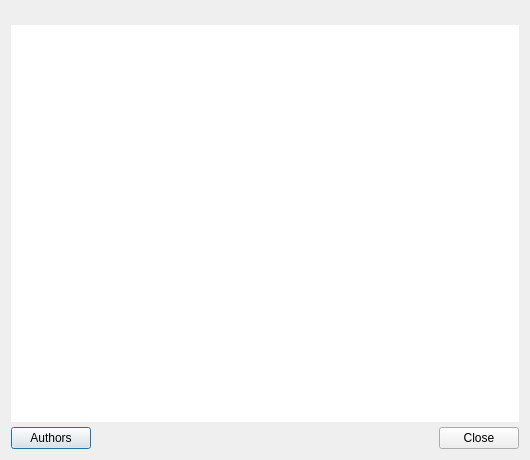
<?xml version="1.0" encoding="UTF-8"?>
<ui version="4.0">
 <class>AboutDialog</class>
 <widget class="QDialog" name="AboutDialog">
  <property name="geometry">
   <rect>
    <x>0</x>
    <y>0</y>
    <width>530</width>
    <height>460</height>
   </rect>
  </property>
  <property name="windowTitle">
   <string>About QupZilla</string>
  </property>
  <layout class="QVBoxLayout" name="verticalLayout">
   <property name="spacing">
    <number>0</number>
   </property>
   <item>
    <widget class="QLabel" name="label">
     <property name="alignment">
      <set>Qt::AlignCenter</set>
     </property>
    </widget>
   </item>
   <item>
    <widget class="QTextBrowser" name="textBrowser">
     <property name="frameShape">
      <enum>QFrame::NoFrame</enum>
     </property>
     <property name="frameShadow">
      <enum>QFrame::Plain</enum>
     </property>
     <property name="horizontalScrollBarPolicy">
      <enum>Qt::ScrollBarAlwaysOff</enum>
     </property>
     <property name="openExternalLinks">
      <bool>true</bool>
     </property>
     <property name="openLinks">
      <bool>true</bool>
     </property>
    </widget>
   </item>
   <item>
    <layout class="QHBoxLayout" name="horizontalLayout">
     <property name="topMargin">
      <number>5</number>
     </property>
     <item>
      <widget class="QPushButton" name="authorsButton">
       <property name="sizePolicy">
        <sizepolicy hsizetype="Minimum" vsizetype="Minimum">
         <horstretch>0</horstretch>
         <verstretch>0</verstretch>
        </sizepolicy>
       </property>
       <property name="text">
        <string>Authors</string>
       </property>
      </widget>
     </item>
     <item>
      <widget class="QDialogButtonBox" name="buttonBox">
       <property name="orientation">
        <enum>Qt::Horizontal</enum>
       </property>
       <property name="standardButtons">
        <set>QDialogButtonBox::Close</set>
       </property>
      </widget>
     </item>
    </layout>
   </item>
  </layout>
 </widget>
 <resources/>
 <connections>
  <connection>
   <sender>buttonBox</sender>
   <signal>accepted()</signal>
   <receiver>AboutDialog</receiver>
   <slot>accept()</slot>
   <hints>
    <hint type="sourcelabel">
     <x>248</x>
     <y>254</y>
    </hint>
    <hint type="destinationlabel">
     <x>157</x>
     <y>274</y>
    </hint>
   </hints>
  </connection>
  <connection>
   <sender>buttonBox</sender>
   <signal>rejected()</signal>
   <receiver>AboutDialog</receiver>
   <slot>reject()</slot>
   <hints>
    <hint type="sourcelabel">
     <x>316</x>
     <y>260</y>
    </hint>
    <hint type="destinationlabel">
     <x>286</x>
     <y>274</y>
    </hint>
   </hints>
  </connection>
 </connections>
</ui>
